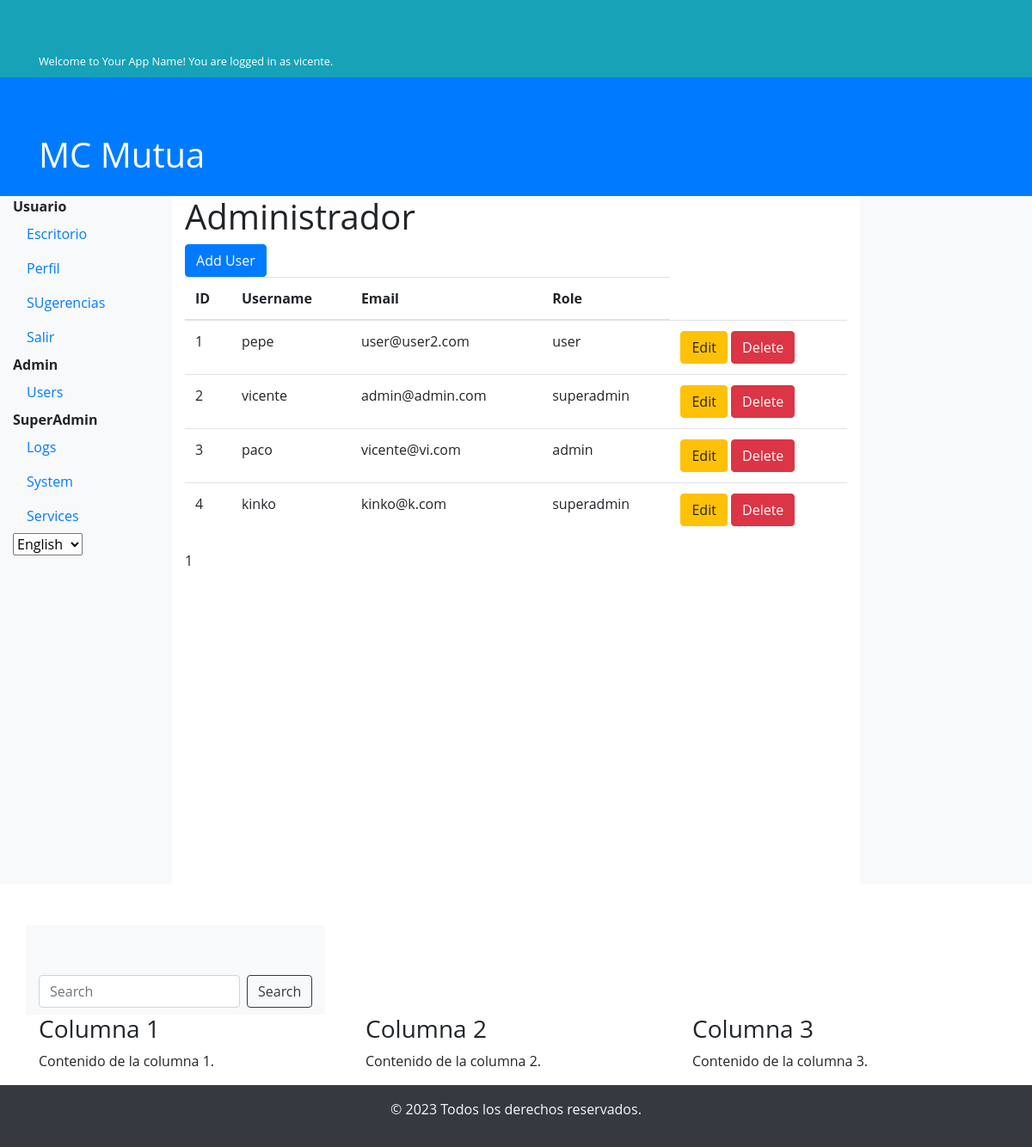
The app's page /admin (signed in) with its own data.
### app/models/user_model.py (models this page shows, shortened)
class User(db.Model, UserMixin):
    id = db.Column(db.Integer, primary_key=True)
    username = db.Column(db.String(50), unique=True, nullable=False)
    email = db.Column(db.String(120), unique=True, nullable=False)
    password = db.Column(db.String(60), nullable=False)
    role = db.Column(db.String(20), default='user')  # Default role is 'user'
    language = db.Column(db.String(5), default='en')  # Add this line for language preference
    created_at = db.Column(db.DateTime, default=datetime.utcnow)
    updated_at = db.Column(db.DateTime, default=datetime.utcnow, onupdate=datetime.utcnow)

### app/controllers/user_controller.py (the view)
@app.route('/admin')
@login_required
def admin():
    if current_user.role not in ['admin', 'superadmin']:
        flash(_('You do not have permission to access this page.'), 'danger')
        return redirect(url_for('index'))
    page = request.args.get('page', 1, type=int)
    per_page = 9  # Adjust the number of users per page as needed
    users = User.query.paginate(page=page, per_page=per_page, error_out=False)
    return render_template('user/admin.html', users=users)

### app/__init__.py (called while the page is built)
@login_manager.user_loader
def load_user(user_id):
    return User.query.get(int(user_id))

def is_admin():
    return current_user.is_authenticated and current_user.role == 'admin'

### app/templates/user/admin.html (shortened to what this page needs)
{% extends 'base.html' %}
{% block content %}
    <h1>Administrador</h1>
    <a href="{{ url_for('add_user') }}" class="btn btn-primary">Add User</a>
    <table class="table">
        <thead>
            <tr>
                <th>ID</th>
                <th>Username</th>
                <th>Email</th>
                <th>Role</th>
            </tr>
        </thead>
        <tbody>
            {% for user in users.items %}
                <tr>
                    <td>{{ user.id }}</td>
                    <td>{{ user.username }}</td>
                    <td>{{ user.email }}</td>
                    <td>{{ user.role }}</td>
                    <td>
                        <a href="{{ url_for('edit_user', user_id=user.id) }}" class="btn btn-warning">Edit</a>
                        <a href="{{ url_for('delete_user', user_id=user.id) }}" class="btn btn-danger">Delete</a>
                    </td>
                </tr>
            {% endfor %}
        </tbody>
    </table>
    <div class="pagination">
        <span class="step-links">
            {% for page_num in users.iter_pages() %}
                {% if page_num %}
                    {% if page_num == users.page %}
                        <span class="current">{{ page_num }}</span>
                    {% else %}
                        <a href="?page={{ page_num }}">{{ page_num }}</a>
                    {% endif %}
                {% else %}
                    <span class="ellipsis">...</span>
                {% endif %}
            {% endfor %}
        </span>
    </div>
{% endblock %}

### app/templates/base.html (shortened to what this page needs)
<!DOCTYPE html>
<html lang="en">
<head>
    <link rel="stylesheet" href="https://stackpath.bootstrapcdn.com/bootstrap/4.3.1/css/bootstrap.min.css">
    <link rel="stylesheet" href="{{ url_for('static', filename='css/styles.css') }}">
    <link rel="stylesheet" type="text/css" href="https://cdn.datatables.net/1.11.6/css/jquery.dataTables.css">
</head>
<body>
     <div class="information-bar bg-info text-white p-2">
        <div class="container">
            <small class="mb-0">Welcome to Your App Name! You are logged in as {{ current_user.username }}.</small>
        </div>
    </div>
    <header class="bg-primary text-white py-3">
        <div class="container">
            <h1>MC Mutua</h1>
        </div>
    </header>
    <div class="container-fluid">
        <div class="row content">
            <div class="col-md-2 bg-light">
                {% if current_user.is_authenticated %}
                    <nav class="nav flex-column">
                        <li class="nav-item"><b>Usuario<br /></b>
                            <a class="nav-link" href="/">Escritorio</a>
                        </li>
                        <li class="nav-item">
                            <a class="nav-link" href="{{ url_for('user_profile', user_id=current_user.id) }}">Perfil</a>
                        </li>
                        <li class="nav-item">
                            <a class="nav-link" href="{{ url_for('list_suggestions') }}">SUgerencias</a>
                        </li>
                        <li class="nav-item">
                            <a class="nav-link" href="{{ url_for('logout') }}">Salir</a>
                        </li>
                        {% if is_admin() or current_user.role == 'superadmin'  %}
                        <li class="nav-item"><b>Admin<br /></b>
                            <a class="nav-link" href="{{ url_for('list_users') }}">Users</a>
                        </li>
                        {% endif %}
                        {% if current_user.role == 'superadmin' %}
                        <li class="nav-item"><b>SuperAdmin<br /></b>
                            <a class="nav-link" href="{{ url_for('view_logs') }}">Logs</a>
                        </li>
                        <li class="nav-item">
                            <a class="nav-link" href="{{ url_for('view_system') }}">System</a>
                        </li>
                        <li class="nav-item">
                            <a class="nav-link" href="{{ url_for('services') }}">Services</a>
                        </li>
                        {% endif %}
                    </nav>
                    <div class="language-selector">
                        <form action="{{ url_for('set_locale') }}" method="post">
                            <select name="language" onchange="this.form.submit()">
                                <option value="en" {% if g.get('locale', 'en') == 'en' %}selected{% endif %}>English</option>
                            </select>
                    </form>
                </div>
                {% endif %}
            </div>
            <div class="col-md-8">
                {% block content %}{% endblock %}
            </div>
            <div class="col-md-2 bg-light">
            </div>
        </div>
        <div class="container mt-5">
            <div class="row">
                <div class="search-bar bg-light py-2">
                    <div class="container">
                        <form class="form-inline">
                            <input class="form-control mr-sm-2" type="search" placeholder="Search" aria-label="Search">
                            <button class="btn btn-outline-dark my-2 my-sm-0" type="submit">Search</button>
                        </form>
                    </div>
                </div>
            </div>
            <div class="row">
                <div class="col-md-4">
                    <h3>Columna 1</h3>
                    <p>Contenido de la columna 1.</p>
                </div>
                <div class="col-md-4">
                    <h3>Columna 2</h3>
                    <p>Contenido de la columna 2.</p>
                </div>
                <div class="col-md-4">
                    <h3>Columna 3</h3>
                    <p>Contenido de la columna 3.</p>
                </div>
            </div>
        </div>
        <div class="row bg-dark text-light text-center py-3">
            <div class="col-12">
                <p>© 2023 Todos los derechos reservados.</p>
            </div>
        </div>
    </div>
</body>
</html>

### app/static/css/styles.css (style rules this page uses)
html, body { height: 100%; margin: 0; }
body { display: flex; flex-direction: column; }
.row.content { flex: 1; min-height: 100vh; }
body { font-family: 'Open Sans', sans-serif; }
.container { margin-top: 50px; }

### records on screen
User: username "vicente", id "2", email "admin@admin.com", role "superadmin"
User: id "1", username "pepe", email "user@user2.com", role "user"
User: id "3", username "paco", email "vicente@vi.com", role "admin"
User: id "4", username "kinko", email "kinko@k.com", role "superadmin"

### other values on screen
{{ page_num }} "1"
